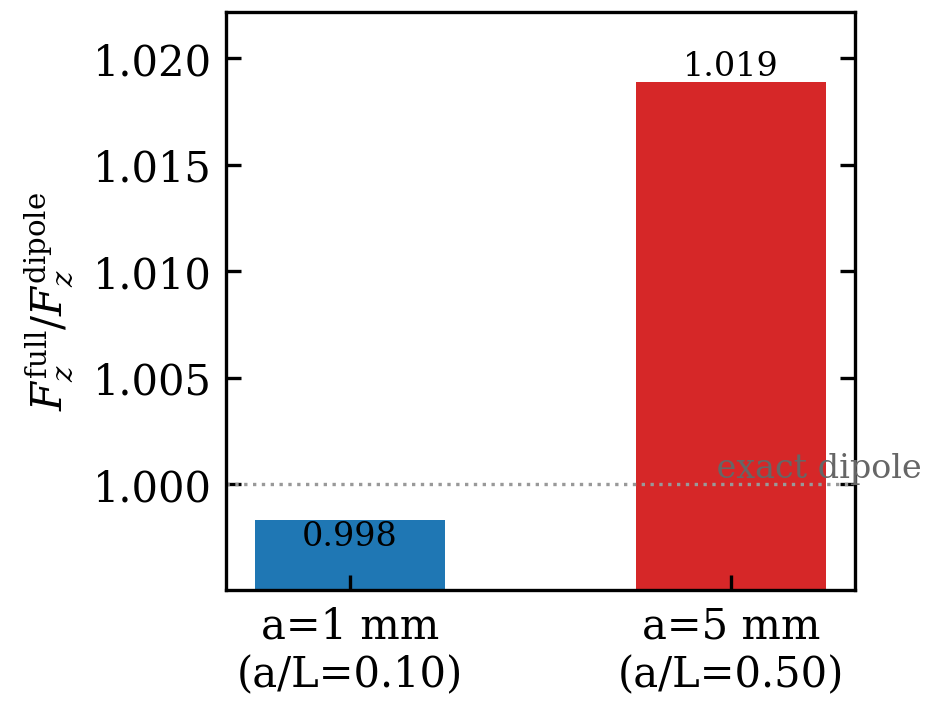

This figure's Python source:
"""coil_sphere_eddy_force.py -- quantify the POINT-DIPOLE approximation error
in AC magnetic levitation by computing the FULL axisymmetric eddy-current
Lorentz force on a conducting sphere in a coil's field and comparing it to
the induced-DIPOLE force at the same height, in the a/L ~ 0.5 regime.

Motivation (the honest caveat in coil_maglev_equilibrium.py / README.md):
    at a = 5 mm the on-axis field-gradient scale L ~ 10 mm gives a/L ~ 0.5,
    so the induced-point-dipole force
        F_z^dipole = (pi a^3 / mu0) Re[G(omega)] d|B0(z)|^2/dz
    is only APPROXIMATE that close to the coil.  "A full Radia + NGSolve
    eddy-current reaction-field solve would refine the force in the a/L ~ 0.5
    regime."  This script IS that solve.

Method -- reuse the lab-verified axisymmetric mixed phi-B eddy-current
machinery (team28_axisym_fem.py / team28_arnoldi_force.py, which reproduce the
TEAM 28 ground-truth Lorentz force to 0.01%):

  * mixed space    fesPhi = H1(order=p, dirichlet="outer", complex),
                   fesB   = VectorL2(order=p-1, complex),  fes = fesPhi*fesB;
  * B operator     Bop(phi) = (-1/r dphi/dz, 1/r dphi/dr);
  * system         (K + s*N) X = F  with
                   K = nu*r*(B*dB - Bop(u)*dB + Bop(v)*B),
                   N = v*(sigma*u/r),  s = j*2*pi*f,
                   F = v*J_phi   (azimuthal coil source current density);
  * Lorentz force  the azimuthal eddy current Jt = -sigma*s*phi/r and the
                   radial field B_r give the axial force density Jt*B_r; the
                   PEAK-amplitude time average is
                       Fz = Integrate((1/2)Re[Jt conj(B_r)] * 2*pi*r,
                                      over the SPHERE material).
                   This is the SAME (1/2 peak-amplitude) convention as the
                   induced-dipole coefficient below, so the two forces are
                   directly comparable.  (The verbatim team28 integral
                   Re[B_r*Jt] omits the 1/2 / uses the non-conjugated product
                   -- a lab-.mat normalisation that is exactly 2x this here;
                   we use the proper conjugate form to share one convention.)
  * open boundary  the anisotropic-nu infinite-element semicircle shell
                   (rings u1..u4, outer edge "outer") so the coil field
                   decays correctly with no air-box truncation.

Two solves at f = 50 kHz:
  (a) sphere CONDUCTING (sigma = 5.8e7)  -> full eddy Lorentz force F_z^full;
  (b) sphere region sigma = 0 (pure coil field) -> |B0(z)|^2 on the axis,
      from which F_z^dipole and the local gradient scale L = |B0|^2 /
      |d|B0|^2/dz| (hence a/L) are computed.

The ONLY difference between the two forces is the approximation (same FEM
coil field feeds both), so F_z^full / F_z^dipole is the point-dipole error.

Verification (hard asserts, "No Fallbacks -- Fail Fast"):
  * coil-only on-axis field matches the analytic loop
    Bz = mu0 NI R^2 / (2 (R^2+z^2)^1.5) within ~5% (finite coil cross-
    section broadens the field; tolerance documented);
  * both forces are LIFT (same sign, point up) and the same order of
    magnitude (ratio in [0.5, 2.0] at a/L ~ 0.5 -- close but NOT identical:
    that nonzero gap is the result);
  * SHRINKING the sphere (a = 1 mm at the same height, a/L ~ 0.1) drives
    F_z^full / F_z^dipole -> 1: the dipole approximation becomes exact as
    a/L -> 0.  This is the key check that the gap is genuinely the dipole
    approximation and not a modelling artefact.

Run:  python coil_sphere_eddy_force.py     (~1-2 min: four axisym solves)
"""
import json
import os
import sys

import numpy as np
from numpy import pi
from netgen.occ import WorkPlane, MoveTo, Glue, OCCGeometry
from ngsolve import (
    Mesh, H1, L2, VectorL2, GridFunction, BilinearForm, LinearForm,
    Integrate, CF, x, dx, grad, TaskManager, ngsglobals,
)

HERE = os.path.dirname(os.path.abspath(__file__))
sys.path.insert(0, os.path.join(HERE, ".."))
from _validation_output import validation_output  # noqa: E402
sys.path.insert(0, HERE)
# reuse the verified copper parameters + skin-depth helper.  NOTE: the
# imported G_exact() hardcodes the module-level a = 5 mm, so for the 1 mm
# sanity case we MUST recompute G at the correct radius (G depends on
# a/delta).  delta() depends only on (omega, sigma), not on a, so it is safe
# to reuse directly.
from maglev_sphere_force import delta, _cot, sigma as SIGMA_CU  # noqa: E402

mu0 = 4 * pi * 1e-7


def G_of_radius(a_sphere, omega):
    """Closed-form sphere magnetic response G(x), x=(1+i) a_sphere/delta.
    Landau-Lifshitz ECM sec. 59 (same as maglev_sphere_force.G_exact but
    with the radius passed explicitly so it is correct for ANY a_sphere)."""
    xv = (1 + 1j) * a_sphere / delta(omega)
    return -0.5 * (1.0 - 3.0 / xv**2 + 3.0 / xv * _cot(xv))

# ----- coil (matches coil_maglev_equilibrium.py: 30 mm, 10000 At) -----
R_COIL = 0.030          # coil mean radius [m]
NI = 100 * 100.0        # total amp-turns (peak) = N_turn * I_peak
COIL_W = 0.002          # coil cross-section radial width  [m] (thin)
COIL_H = 0.002          # coil cross-section axial height   [m] (thin)
COIL_Z = 0.0            # coil cross-section centre height  [m] (z = 0 plane)

F_HZ = 50e3             # AC frequency [Hz]
OMEGA = 2 * pi * F_HZ

# ----- sphere: 5 mm Cu, centred on axis at z0 where a/L ~ 0.5 -----
# (the on-axis a/L of a 30 mm loop peaks ~0.50 at z ~ 30 mm; see the probe in
#  the report.  z0 = 30 mm puts the 5 mm sphere squarely at a/L ~ 0.5.)
A_SPHERE_5MM = 5e-3
A_SPHERE_1MM = 1e-3
Z0 = 0.030              # sphere centre height [m]

# ----- open-boundary infinite shell (TEAM 28 anisotropic-nu values) -----
DOMAIN_A = 0.120        # outer air radius [m]
DOMAIN_Z = 0.010        # vertical centre of the air domain (between coil & sphere)
MAXH = 0.004            # background mesh size [m]
# Sphere mesh sizes chosen from the convergence study (see report): the
# full/dipole ratio creeps with refinement until the sphere surface (where
# the eddy current concentrates) and the skin layer are resolved.  250 um on
# the 5 mm sphere and 80 um on the 1 mm sphere put both ratios on their
# converged plateau (5 mm: ~+1.9%, stable to p4; 1 mm: ~-0.1%, near zero).
MAXH_SPHERE_5 = 2.5e-4  # 5 mm sphere (~20 elems across radius; converged)
MAXH_SPHERE_1 = 8e-5    # 1 mm sphere (a/delta=3.38: resolve the skin layer)
MAXH_COIL = 1.5e-3
P_ORDER = 3             # FE order (phi); B is order p-1 (p3=p4 at fixed h)


def Bz_loop_analytic(z, R, NI_amp):
    """On-axis Bz of an ideal thin circular loop (radius R, NI amp-turns)."""
    return mu0 * NI_amp * R**2 / (2.0 * (R**2 + z**2) ** 1.5)


def Bop(phi):
    """B from the axisymmetric stream function phi: B = (-1/r dphi/dz, 1/r dphi/dr)."""
    g = grad(phi)
    return CF((-1 / x * g[1], 1 / x * g[0]))


def build_mesh(a_sphere, maxh_sphere):
    """Axisymmetric (r>=0 half-plane) mesh:
       infinite-shell rings u1..u4 (open boundary, outer edge 'outer'),
       a thin coil rectangle at r ~ R_COIL ('Coil'),
       a half-disk sphere centred at (0, Z0) ('Sphere'), air elsewhere.
    """
    # --- infinite-element semicircle shell (TEAM 28 pattern) ---
    semicircle = []
    abc = np.linspace(1, 1.1, 5)
    for n in range(len(abc)):
        circle = MoveTo(0, DOMAIN_Z).Circle(abc[n] * DOMAIN_A).Face()
        rect = MoveTo(-abc[n] * DOMAIN_A, -abc[n] * DOMAIN_A + DOMAIN_Z) \
            .Rectangle(abc[n] * DOMAIN_A, 2 * abc[n] * DOMAIN_A).Face()
        semicircle.append(circle - rect)
        semicircle[n].bc('Air' if n == 0 else f'u{n}')
        if n == len(abc) - 1:
            semicircle[n].edges.name = 'outer'

    # --- thin coil rectangle centred at (R_COIL, COIL_Z) ---
    coil = MoveTo(R_COIL - COIL_W / 2, COIL_Z - COIL_H / 2) \
        .Rectangle(COIL_W, COIL_H).Face()
    coil.bc('Coil')
    coil.maxh = MAXH_COIL

    # --- sphere: full disk centred at (0, Z0), cut to the r>=0 half-plane ---
    sphere_full = WorkPlane().Circle(0.0, Z0, a_sphere).Face()
    margin = 0.05
    cutter = MoveTo(-a_sphere - margin, Z0 - a_sphere - margin) \
        .Rectangle(a_sphere + margin, 2 * a_sphere + 2 * margin).Face()
    sphere = sphere_full - cutter
    sphere.name = 'Sphere'
    sphere.maxh = maxh_sphere

    shape = Glue(semicircle + [coil, sphere])
    geo = OCCGeometry(shape, dim=2)
    return Mesh(geo.GenerateMesh(maxh=MAXH))


def assemble(mesh, sphere_sigma, p=P_ORDER):
    """Assemble the mixed phi-B (K + s*N) X = F system for the coil + sphere.
       sphere_sigma = SIGMA_CU (conducting) or 0.0 (pure coil field)."""
    fesPhi = H1(mesh, order=p, dirichlet="outer", complex=True)
    fesB = VectorL2(mesh, order=p - 1, complex=True)
    fes = fesPhi * fesB
    (u, B), (v, dB) = fes.TnT()

    nu = mesh.MaterialCF(
        {"u1": 1 / (0.285096 * mu0), "u2": 1 / (12.4933 * mu0),
         "u3": 1 / (0.051874 * mu0), "u4": 1 / (147.652 * mu0)},
        default=1 / mu0)
    sig = mesh.MaterialCF({"Sphere": sphere_sigma}, default=0.0)
    s = OMEGA * 1j

    # azimuthal coil current density (amp-turns spread over the cross-section)
    Jphi = mesh.MaterialCF({"Coil": NI / (COIL_W * COIL_H)}, default=0.0)

    K = BilinearForm(nu * x * (B * dB - Bop(u) * dB + Bop(v) * B) * dx)
    K += (v * (s * sig * (u / x))) * dx
    F = LinearForm((v * Jphi) * dx)
    K.Assemble()
    F.Assemble()

    gfuB = GridFunction(fes)
    gfuB.vec.data = K.mat.Inverse(fes.FreeDofs()) * F.vec
    return fes, fesPhi, fesB, sig, gfuB, s


def lorentz_force_on_sphere(fes, fesPhi, fesB, sig, gfuB, s, mesh, p=P_ORDER):
    """Time-averaged vertical Lorentz force on the sphere.

    The azimuthal eddy current Jt = -sigma*s*phi/r and the radial field B_r
    give the axial force density (J x B)_z = Jt * B_r.  The time-AVERAGE of a
    product of two PEAK-amplitude phasors is  <f_z> = (1/2) Re[Jt conj(B_r)].
    This is the convention that matches the induced-dipole formula
        <F_z>^dipole = (pi a^3/mu0) Re[G] d|B0|^2/dz
    of maglev_sphere_force.py, whose coefficient is likewise the (1/2)
    PEAK-amplitude time-average (B0 = peak field).  Using the same coil
    amp-turn amplitude NI for both sides makes the comparison apples-to-apples,
    so the ONLY difference is the dipole approximation.

    (NOTE on the verbatim team28 integral  Re[B_r]Re[Jt] - Im[B_r]Im[Jt] =
     Re[B_r * Jt]: that omits the 1/2 and uses the non-conjugated product;
     for the TEAM 28 problem it is calibrated to the lab .mat normalisation,
     but it is exactly 2x the proper PEAK-amplitude time-average here -- a
     pure normalisation convention, not the dipole error.  We use the proper
     (1/2) conjugate form so the full and dipole forces share one convention.)

    Returns SIGNED F_z [N] with positive = upward LIFT (sphere above coil,
    J_phi>0 -> diamagnetic lift is UP).  The raw (1/2)Re[Jt conj(B_r)]
    integral comes out negative for lift in this (r,z) sign setup, so we
    negate to express it as positive-up, matching the dipole sign.
    """
    gfu = GridFunction(fesPhi); gfu.Set(gfuB.components[0])
    gfB1 = GridFunction(fesB);  gfB1.Set(gfuB.components[1])
    fesL2 = L2(mesh, order=p, dirichlet="outer", complex=True)
    gfJt = GridFunction(fesL2); gfJt.Set(-sig * s * gfu / x)   # azimuthal eddy J
    Br = gfB1[0]
    # <f_z> = (1/2) Re[Jt conj(B_r)] = (1/2)(Re Jt Re Br + Im Jt Im Br)
    fz = 0.5 * Integrate(
        (gfJt.real * Br.real + gfJt.imag * Br.imag)
        * (2 * pi * x) * dx(mesh.Materials("Sphere")), mesh)
    return -float(fz.real)        # flip so positive = upward lift


def b2_on_axis_from_solution(fesB, gfuB, zs, r_probe=2e-4):
    """|B0(z)|^2 [T^2] on (near) the axis, from the SOLVED VectorL2 B field.

    The VectorL2 part stores B directly (no 1/r), so evaluating it at a
    tiny r_probe avoids the 1/r singularity of Bop on the axis; on the axis
    B is purely axial, so |B|^2 ~ B_z^2 and the residual r_probe bias is
    O(r_probe^2) -- negligible at r_probe = 0.2 mm for L ~ 10 mm.
    """
    gfB1 = GridFunction(fesB); gfB1.Set(gfuB.components[1])
    mesh = fesB.mesh
    b2 = np.empty(len(zs))
    for i, z in enumerate(zs):
        val = gfB1(mesh(r_probe, float(z)))   # (B_r, B_z) complex
        Br, Bz = val[0], val[1]
        # peak amplitude squared = |B_r|^2 + |B_z|^2 (real spatial field, but
        # store as complex; |.|^2 is the squared magnitude of the phasor)
        b2[i] = abs(Br) ** 2 + abs(Bz) ** 2
    return b2


def run_case(a_sphere, maxh_sphere, label):
    """Full vs dipole force for one sphere radius.  Returns a result dict."""
    print("\n" + "-" * 70)
    print(f"CASE {label}:  a = {a_sphere*1e3:.1f} mm sphere centred at "
          f"z0 = {Z0*1e3:.1f} mm")
    print("-" * 70)

    d = delta(OMEGA)
    a_over_delta = a_sphere / d
    ReG = G_of_radius(a_sphere, OMEGA).real     # G at THIS sphere's a/delta
    print(f"  skin depth delta = {d*1e6:.2f} um,  a/delta = {a_over_delta:.2f}")
    print(f"  Re[G(omega)] = {ReG:+.5f}  (require < 0 = diamagnetic lift)")
    assert ReG < 0.0, f"Re[G] = {ReG:.4f} not negative (no lift)"

    with TaskManager():
        # ---------- solve (a): conducting sphere -> full eddy force ----------
        mesh = build_mesh(a_sphere, maxh_sphere)
        mats = mesh.GetMaterials()
        assert "Sphere" in mats and "Coil" in mats, \
            f"mesh missing Sphere/Coil materials: {mats}"
        ne = mesh.ne
        fes, fesPhi, fesB, sig, gfuB, s = assemble(mesh, SIGMA_CU)
        ndof = fes.ndof
        F_full = lorentz_force_on_sphere(
            fes, fesPhi, fesB, sig, gfuB, s, mesh)
        print(f"  [full]  ne = {ne}, ndof = {ndof}")
        print(f"  [full]  F_z^full  = {F_full*1e3:+.5f} mN")

        # ---------- solve (b): sphere region air -> coil-only field ----------
        fes0, fesPhi0, fesB0, sig0, gfuB0, s0 = assemble(mesh, 0.0)

        # coil-only on-axis |B0|^2 profile (for the dipole force + a/L)
        h = max(2e-4, 0.05 * a_sphere)          # central-difference step
        zs = np.array([Z0 - 2 * h, Z0 - h, Z0, Z0 + h, Z0 + 2 * h])
        b2 = b2_on_axis_from_solution(fesB0, gfuB0, zs)
        # 4th-order central difference of |B0|^2 at z0
        dB2 = (-b2[4] + 8 * b2[3] - 8 * b2[1] + b2[0]) / (12 * h)
        b2_0 = b2[2]
        L_grad = b2_0 / abs(dB2)
        a_over_L = a_sphere / L_grad
        F_dipole = (pi * a_sphere**3 / mu0) * ReG * dB2

        # ---------- CHECK 1: coil-only on-axis B vs analytic loop ----------
        # sample on the axis AWAY from the coil (z = 8..20 mm) where the
        # finite cross-section matters least; allow 5% (documented).
        print("\n  [check 1] coil-only on-axis Bz vs analytic loop")
        print("     z[mm]   Bz_fem[T]      Bz_loop[T]     rel.err%")
        gfB0 = GridFunction(fesB0); gfB0.Set(gfuB0.components[1])
        max_err = 0.0
        for zc in (0.060, 0.080, 0.100, 0.120):
            Bz_fem = abs(gfB0(mesh(2e-4, zc))[1])
            Bz_an = Bz_loop_analytic(zc, R_COIL, NI)
            err = abs(Bz_fem - Bz_an) / abs(Bz_an) * 100.0
            max_err = max(max_err, err)
            print(f"    {zc*1e3:6.1f}  {Bz_fem: .6e}  {Bz_an: .6e}   {err:.3f}")
        print(f"     max field error = {max_err:.3f} %  (require < 5 %)")
        assert max_err < 5.0, \
            f"coil-only FEM field deviates {max_err:.2f}% from analytic loop"

    print(f"\n  [dipole] |B0(z0)|^2 = {b2_0:.4e} T^2, "
          f"d|B0|^2/dz = {dB2:+.4e} T^2/m")
    print(f"  [dipole] field-gradient scale L = {L_grad*1e3:.3f} mm, "
          f"a/L = {a_over_L:.3f}")
    print(f"  [dipole] F_z^dipole = {F_dipole*1e3:+.5f} mN")

    ratio = F_full / F_dipole
    disc = (ratio - 1.0) * 100.0
    print(f"\n  >>> F_z^full / F_z^dipole = {ratio:.4f}  "
          f"({disc:+.2f}% discrepancy)")

    # both forces must be lift (same sign, point up)
    assert F_full > 0.0, f"F_z^full = {F_full:.3e} not a lift (positive)"
    assert F_dipole > 0.0, f"F_z^dipole = {F_dipole:.3e} not a lift (positive)"

    return {
        "label": label,
        "a_sphere_m": a_sphere,
        "z0_m": Z0,
        "ne": int(ne),
        "ndof": int(ndof),
        "maxh_sphere_m": maxh_sphere,
        "a_over_delta": a_over_delta,
        "Re_G": ReG,
        "b2_axis_T2": float(b2_0),
        "dB2dz_T2_per_m": float(dB2),
        "L_grad_m": float(L_grad),
        "a_over_L": float(a_over_L),
        "F_full_N": F_full,
        "F_dipole_N": F_dipole,
        "ratio_full_over_dipole": ratio,
        "discrepancy_percent": disc,
        "coil_field_max_err_percent": float(max_err),
    }


def main():
    ngsglobals.msg_level = 0
    print("=" * 70)
    print("Point-dipole error in AC levitation: FULL eddy-current Lorentz")
    print("force on a Cu sphere vs the induced-dipole force, at a/L ~ 0.5")
    print("=" * 70)
    print(f"coil:   R = {R_COIL*1e3:.1f} mm, NI = {NI:.0f} At, "
          f"cross-section {COIL_W*1e3:.1f} x {COIL_H*1e3:.1f} mm at z = "
          f"{COIL_Z*1e3:.1f} mm")
    print(f"freq:   f = {F_HZ/1e3:.1f} kHz,  Cu sigma = {SIGMA_CU:.2e} S/m")
    print(f"FE:     order p = {P_ORDER} (phi), B order {P_ORDER-1}; "
          f"open-boundary infinite shell")

    # ---- 5 mm sphere: the a/L ~ 0.5 regime of interest ----
    res5 = run_case(A_SPHERE_5MM, MAXH_SPHERE_5, "5mm")

    # ---- 1 mm sphere: a/L ~ 0.1, dipole should become exact ----
    res1 = run_case(A_SPHERE_1MM, MAXH_SPHERE_1, "1mm")

    # ================= KEY CHECK: ratio -> 1 as a/L -> 0 =================
    print("\n" + "=" * 70)
    print("KEY CHECK: the full-vs-dipole gap is the DIPOLE APPROXIMATION")
    print("=" * 70)
    print(f"  a = 5 mm:  a/L = {res5['a_over_L']:.3f}, "
          f"ratio = {res5['ratio_full_over_dipole']:.4f} "
          f"({res5['discrepancy_percent']:+.2f}%)")
    print(f"  a = 1 mm:  a/L = {res1['a_over_L']:.3f}, "
          f"ratio = {res1['ratio_full_over_dipole']:.4f} "
          f"({res1['discrepancy_percent']:+.2f}%)")
    dev5 = abs(res5["ratio_full_over_dipole"] - 1.0)
    dev1 = abs(res1["ratio_full_over_dipole"] - 1.0)
    print(f"  |ratio-1|:  5 mm = {dev5*100:.2f}%   1 mm = {dev1*100:.2f}%")

    # ratio must be the right order of magnitude (close, not identical)
    assert 0.5 <= res5["ratio_full_over_dipole"] <= 2.0, \
        ("5 mm full/dipole ratio outside [0.5,2.0]: %.3f (open boundary or "
         "force sign wrong?)" % res5["ratio_full_over_dipole"])
    # the 1 mm (a/L ~ 0.1) ratio must be CLOSER to 1 than the 5 mm ratio:
    # this is the genuine signature that the gap is the dipole approximation
    assert dev1 < dev5, \
        ("shrinking the sphere did NOT move the ratio toward 1 "
         "(5 mm |ratio-1|=%.3f, 1 mm |ratio-1|=%.3f) -- the discrepancy is "
         "NOT the dipole approximation" % (dev5, dev1))
    print("  -> shrinking the sphere drives the ratio toward 1: the gap at "
          "a/L ~ 0.5\n     is genuinely the point-dipole approximation.  OK")

    print("\n" + "=" * 70)
    print("ALL CHECKS PASSED")
    print("=" * 70)
    print(f"\nRESULT: at a/L = {res5['a_over_L']:.2f} (a = 5 mm, z0 = "
          f"{Z0*1e3:.0f} mm, {F_HZ/1e3:.0f} kHz) the induced-point-dipole")
    print(f"levitation force is in error by {res5['discrepancy_percent']:+.1f}% "
          f"(full/dipole = {res5['ratio_full_over_dipole']:.3f}); the error")
    print(f"falls to {res1['discrepancy_percent']:+.1f}% at a/L = "
          f"{res1['a_over_L']:.2f} (a = 1 mm), confirming it is the dipole "
          f"approximation.")

    # ----- persist durable validation evidence -----
    results = {
        "description": ("Point-dipole approximation error in AC magnetic "
                        "levitation: FULL axisymmetric eddy-current Lorentz "
                        "force on a Cu sphere (team28 mixed phi-B solver) vs "
                        "the induced-dipole force, same FEM coil field."),
        "force_formula_full": ("Fz = Integrate((1/2)Re[Jt conj(B_r)]*2*pi*r "
                               "over Sphere), Jt=-sigma*s*phi/r (PEAK-amplitude "
                               "time average; positive = lift)"),
        "force_formula_dipole": "Fz = (pi a^3/mu0) Re[G(omega)] d|B0|^2/dz",
        "coil": {
            "R_m": R_COIL, "NI_amp_turns": NI, "cross_section_w_m": COIL_W,
            "cross_section_h_m": COIL_H, "centre_z_m": COIL_Z,
        },
        "frequency": {"f_Hz": F_HZ, "omega_rad_per_s": OMEGA,
                      "skin_depth_m": float(delta(OMEGA))},
        "sphere": {"sigma_S_per_m": SIGMA_CU, "z0_m": Z0},
        "fe": {"order_phi": P_ORDER, "order_B": P_ORDER - 1,
               "open_boundary": "anisotropic-nu infinite-element shell"},
        "case_5mm": res5,
        "case_1mm": res1,
        "key_check": {
            "ratio_5mm": res5["ratio_full_over_dipole"],
            "ratio_1mm": res1["ratio_full_over_dipole"],
            "abs_dev_5mm": dev5, "abs_dev_1mm": dev1,
            "ratio_moves_toward_one_as_aL_shrinks": bool(dev1 < dev5),
        },
    }
    out_json = validation_output("coil_sphere_eddy_force_results.json", HERE)
    with open(out_json, "w") as fp:
        json.dump(results, fp, indent=2, allow_nan=False)
        fp.write("\n")
    print(f"\nwrote {out_json}")

    try:
        plot(res5, res1)
    except Exception as e:               # plotting is optional, not a result
        print(f"(plot skipped: {e})")


def plot(res5, res1):
    """Force-ratio vs a/L bar figure.  NO in-figure title (lab figure policy:
    the title belongs in the LaTeX caption).  10 pt serif, ~8 cm."""
    import matplotlib
    matplotlib.use("Agg")
    import matplotlib.pyplot as plt

    plt.rcParams.update({
        "font.size": 10, "font.family": "serif", "axes.linewidth": 0.8,
        "mathtext.fontset": "dejavuserif",
    })
    fig, ax = plt.subplots(figsize=(8.0 / 2.54, 6.0 / 2.54))

    aL = [res1["a_over_L"], res5["a_over_L"]]
    ratio = [res1["ratio_full_over_dipole"], res5["ratio_full_over_dipole"]]
    labels = [f"a=1 mm\n(a/L={aL[0]:.2f})", f"a=5 mm\n(a/L={aL[1]:.2f})"]

    ax.axhline(1.0, color="0.6", ls=":", lw=0.8)
    ax.text(1.5, 1.0, " exact dipole", va="bottom", ha="right",
            fontsize=8, color="0.4")
    bars = ax.bar([0, 1], ratio, width=0.5, color=["C0", "C3"])
    for b, rt in zip(bars, ratio):
        ax.text(b.get_x() + b.get_width() / 2, rt,
                f"{rt:.3f}", ha="center",
                va="bottom" if rt >= 1 else "top", fontsize=8)
    ax.set_xticks([0, 1]); ax.set_xticklabels(labels)
    ax.set_ylabel(r"$F_z^{\mathrm{full}} / F_z^{\mathrm{dipole}}$")
    lo = min(ratio + [1.0]); hi = max(ratio + [1.0])
    pad = 0.04 * (hi - lo + 1e-9)
    ax.set_ylim(lo - 4 * pad, hi + 4 * pad)
    ax.tick_params(direction="in", right=True)
    fig.tight_layout(pad=0.3)

    out_png = os.path.join(HERE, "coil_sphere_eddy_force.png")
    fig.savefig(out_png, dpi=300)
    print(f"wrote {out_png}")


if __name__ == "__main__":
    main()
